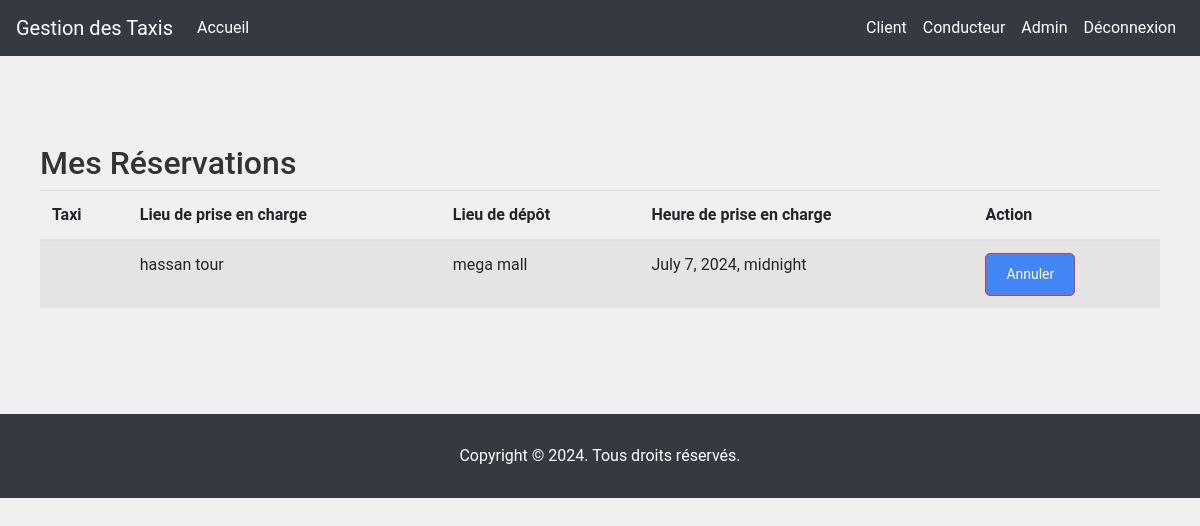
/user-bookings/ (signed in), run on the app's committed database.
### taxis/models.py (models this page shows, shortened)
class Booking(models.Model):
    user = models.ForeignKey(User, on_delete=models.CASCADE)
    driver = models.ForeignKey(Driver, on_delete=models.CASCADE, related_name='bookings', null=True, blank=True)
    pickup_location = models.CharField(max_length=100)
    destination = models.CharField(max_length=100)
    pickup_time = models.DateTimeField()
    created_at = models.DateTimeField(auto_now_add=True)
    contact_number = models.CharField(max_length=15, null=True, blank=True)

### taxis/views.py (the view)
# urls.py: path('user-bookings/', views.user_bookings, name='user_bookings'),
@login_required
def user_bookings(request):
    bookings = Booking.objects.filter(user=request.user)
    if not bookings:
        messages.info(request, 'Aucune réservation trouvée.')
    return render(request, 'taxis/client/user_bookings.html', {'bookings': bookings})

### taxis/templates/taxis/client/user_bookings.html (shortened to what this page needs)
{% extends 'taxis/base.html' %}
{% block content %}
<div class="container mt-4">
    <h2>Mes Réservations</h2>
    <table class="table table-striped">
        <thead>
            <tr>
                <th>Taxi</th>
                <th>Lieu de prise en charge</th>
                <th>Lieu de dépôt</th>
                <th>Heure de prise en charge</th>
                <th>Action</th>
            </tr>
        </thead>
        <tbody>
            {% for booking in bookings %}
                <tr>
                    <td>{{ booking.taxi.name }}</td>
                    <td>{{ booking.pickup_location }}</td>
                    <td>{{ booking.destination }}</td>
                    <td>{{ booking.pickup_time }}</td>
                    <td>
                        <a href="{% url 'cancel_reservation' booking.id %}" class="btn btn-danger btn-sm" onclick="return confirm('Voulez-vous vraiment annuler cette réservation ?');">Annuler</a>
                    </td>
                </tr>
            {% endfor %}
        </tbody>
    </table>
</div>
{% endblock %}

### taxis/static/css/style.css (style rules this page uses)
* { margin: 0; padding: 0; box-sizing: border-box; }
body { font-family: 'Roboto', sans-serif; background-color: #f0f0f0; color: #333; }
.container { max-width: 1200px; margin: 0 auto; padding: 20px; }
.btn { display: inline-block; padding: 10px 20px; background-color: #4285F4; color: #fff; text-decoration: none; border-radius: 5px; transition: background-color 0.3s ease; }

### data on the page
Booking: pickup_location "hassan tour", destination "mega mall", pickup_time "July 7, 2024, midnight"
